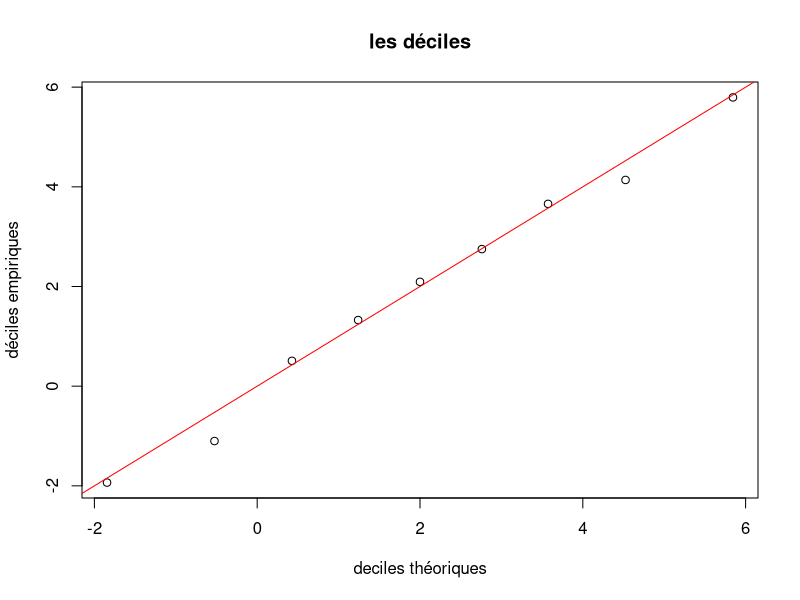
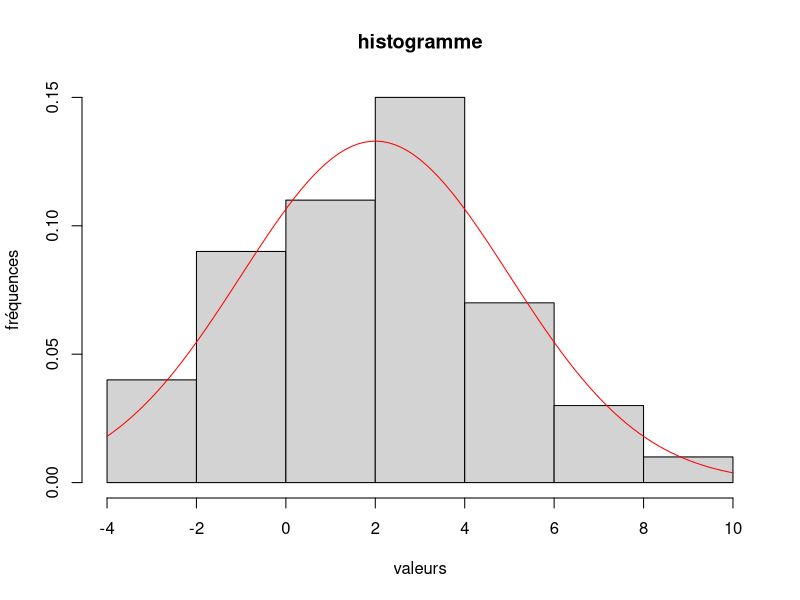
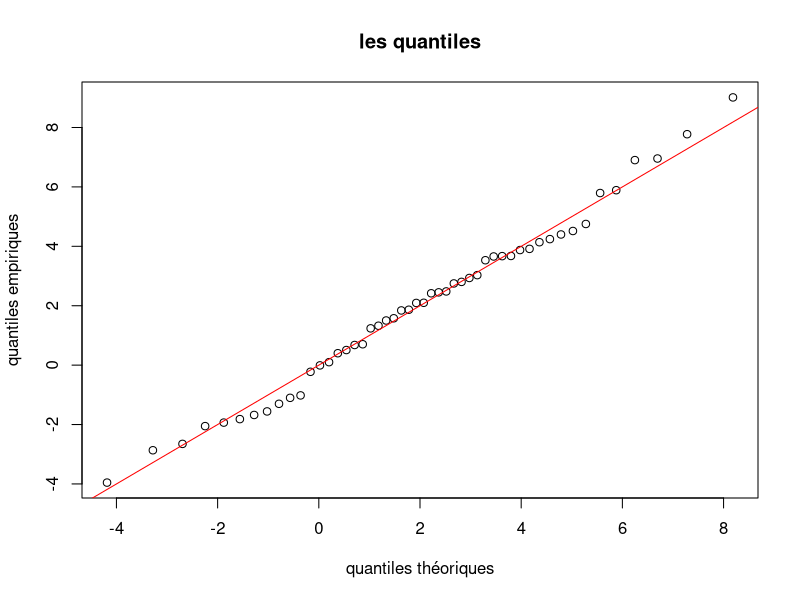
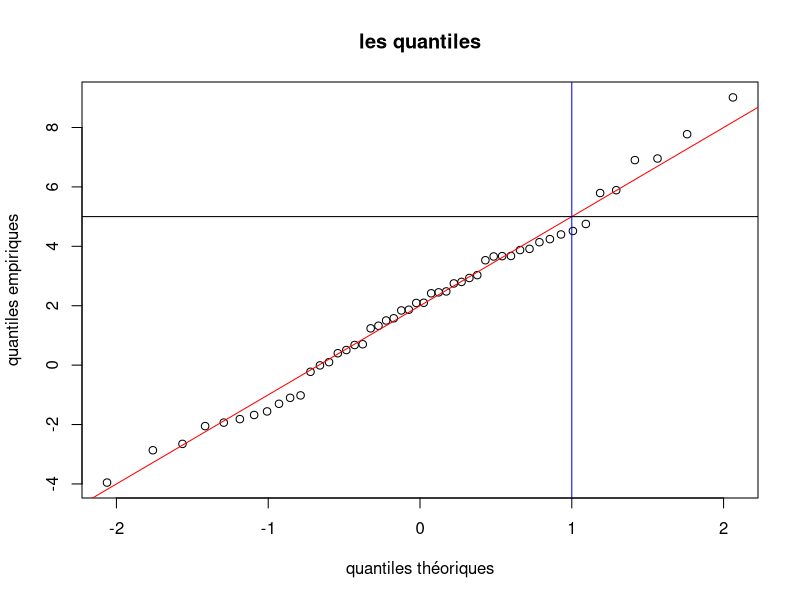

R code for these plots, in order:
# Dans cette partie X est une variable al ́eatoire de loi N (2, 4).

# Exercice 1 : quantiles empiriques ou th ́eoriques
# Le quantile empirique d’ordre α d’un  ́echantillon de n tirages ind ́ependants x1, x2, ..., xn de X est la
# valeur pour laquelle, la proportion des xi qui se trouvent inf ́erieurs ou  ́egaux `a cette valeur, vaut α. Le
# quantile th ́eorique d’ordre α appel ́e quantile (et calcul ́e par la fonction de quantile qnorm()) est la valeur
# telle que la probabilit ́e que X soit inf ́erieur ou  ́egal `a cette valeur, vaille α

# 1. Simuler un  ́echantillon de taille n = 50 de X et l’affecter `a x.

mu <- 2
sigma <- 3
n <- 50

x <- rnorm(n, mu, sigma)

# 2. Calculer les quantiles empiriques d’ordre 10%, 20%, ..., 90% de x (appel ́es aussi les d ́eciles empiriques
# car ils permettent de couper l’ ́echantillon en dix) `a l’aide de la fonction quantile() et en utilisant
# l’option type=1.

demp <- quantile(x, probs = seq(0.1, 0.9, 0.1), type = 1)

# 3. Calculer les quantiles th ́eoriques d’ordre 10%, 20%, ..., 90% de X `a l’aide de la fonction qnorm()

dtheo <- qnorm(seq(0.1, 0.9, 0.1), mu, sigma)

# 4. Faire un graphe des 9 points d’abscisses les d ́eciles et d’ordonn ́ees les d ́eciles empiriques. Ajouter
# la droite y = x. Commentaire

plot(dtheo, demp, main = "les déciles", xlab = "deciles théoriques", ylab = "déciles empiriques")
abline(0, 1, col = "red")

# 5. Faire un histogramme des observations tir ́ees et y superposer la densit ́e de la loi N (2, 4). Commen-
# taire.

hist(x, main = "histogramme", xlab = "valeurs", ylab = "fréquences", freq = FALSE)
curve(dnorm(x, mu, sigma), col = "red", add = TRUE)

# 6. Calculer les quantiles empiriques d’ordre 1/(n + 1), 2/(n + 1), ...., n/(n + 1) de x. Les comparer aux
# valeurs ordonn ́ees de l’ ́echantillon que l’on obtiendra avec la commande sort(x).

emp <- quantile(x, probs = seq(1 / (n + 1), n / (n + 1), 1 / (n + 1)), type = 1)
sort(x)

# 7. Calculer les quantiles th ́eoriques d’ordre 1/(n + 1), 2/(n + 1), ...., n/(n + 1) de X et tracer les points
# d’abscisses quantiles th ́eoriques et ordonn ́ees quantiles empiriques. Y ajouter la droite y = x.

theo <- qnorm(seq(1 / (n + 1), n / (n + 1), 1 / (n + 1)), mu, sigma)
plot(theo, emp, main = "les quantiles", xlab = "quantiles théoriques", ylab = "quantiles empiriques")
abline(0, 1, col = "red")

# 8. Reprendre les quantiles th ́eoriques d’ordre 1/(n + 1), 2/(n + 1), ...., n/(n + 1) de la variable normale
# centr ́ee r ́eduite U , calcul ́es dans la question 4 du premier exercice 1. Faire un plot() des valeurs
# ordonn ́ees de l’ ́echantillon selon les quantiles th ́eoriques d’ordre 1/(n + 1), 2/(n + 1), ...., n/(n + 1)
# de la variable normale centr ́ee r ́eduite U . Y ajouter la droite d’ ́equation y = σx + μ pour μ = 2 et
# σ = 2. Cette droite s’appelle droite de Henry et permet d’appr ́ecier la normalit ́e d’un  ́echantillon
# x1, ..., xn. Plus les points sont proches de la droite plus l’hypoth`ese de normalit ́e faite sur la variable
# qui a g ́en ́er ́e ces observations est correcte.

qtheoc <- qnorm(seq(1 / (n + 1), n / (n + 1), 1 / (n + 1)), 0, 1)
plot(qtheoc, sort(x), main = "les quantiles", xlab = "quantiles théoriques", ylab = "quantiles empiriques")
abline(mu, sigma, col = "red")
abline(v = 1, col = "blue")
abline(h = 5)
